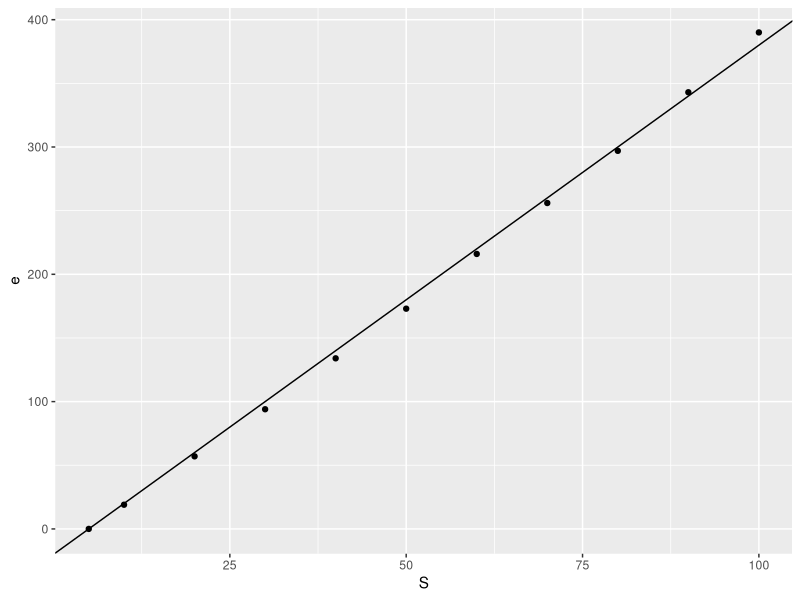

The R source for this figure:
## ---- chunk 1
library(ggplot2)
S <- c(5,10,20,30,40,50,60,70,80,90,100)
e <- c(0,19,57,94,134,173,216,256,297,343,390)
ggplot(data = as.data.frame(cbind(S,e)), aes(x = S, y = e)) + 
  geom_point() +
  geom_abline(intercept = -20, slope = 4)
